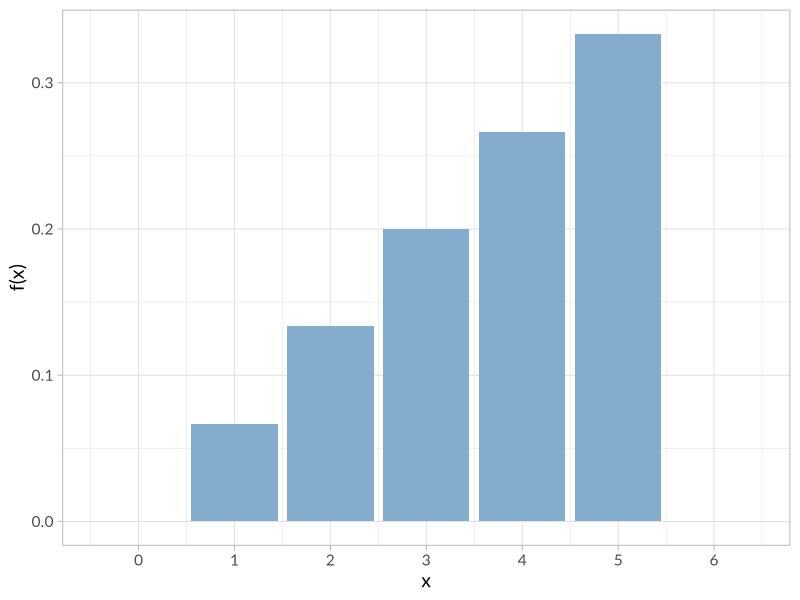
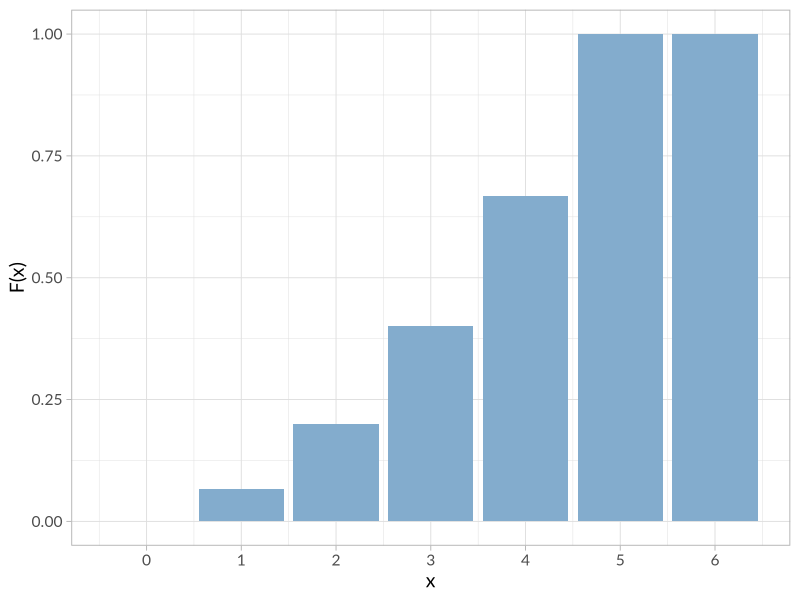
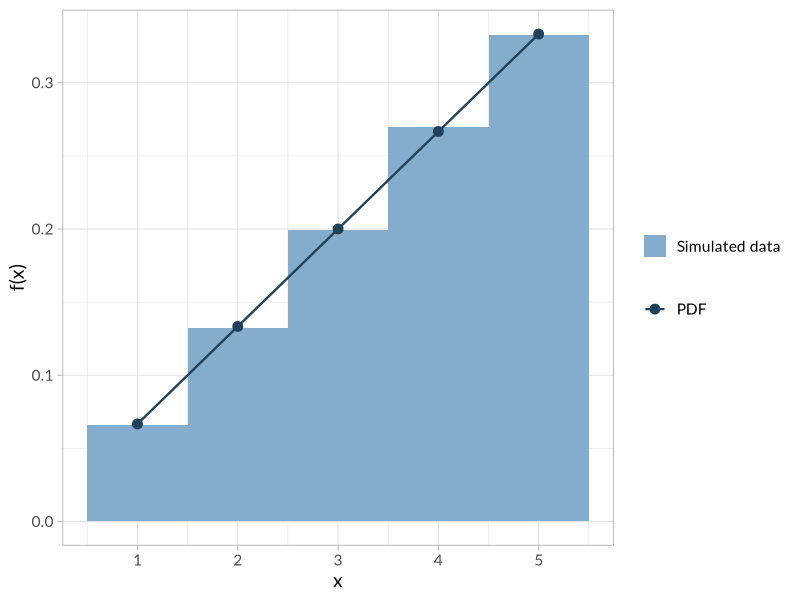
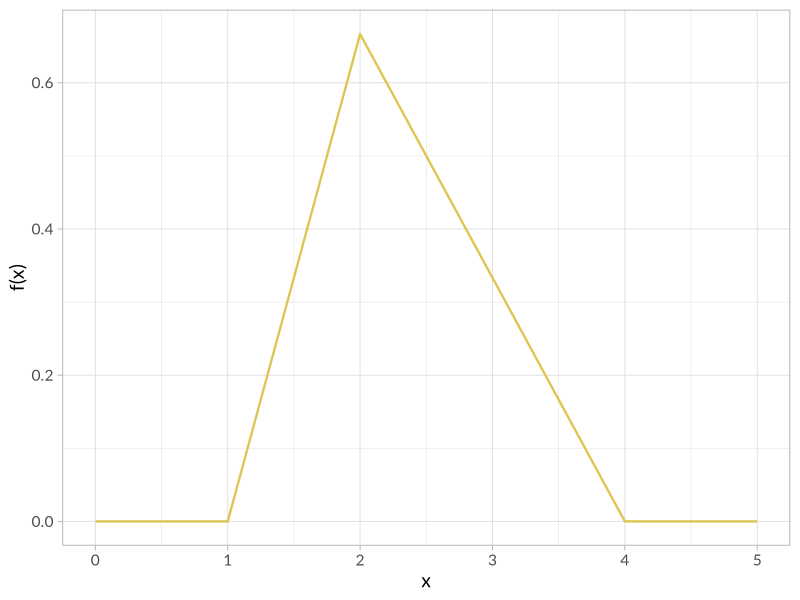
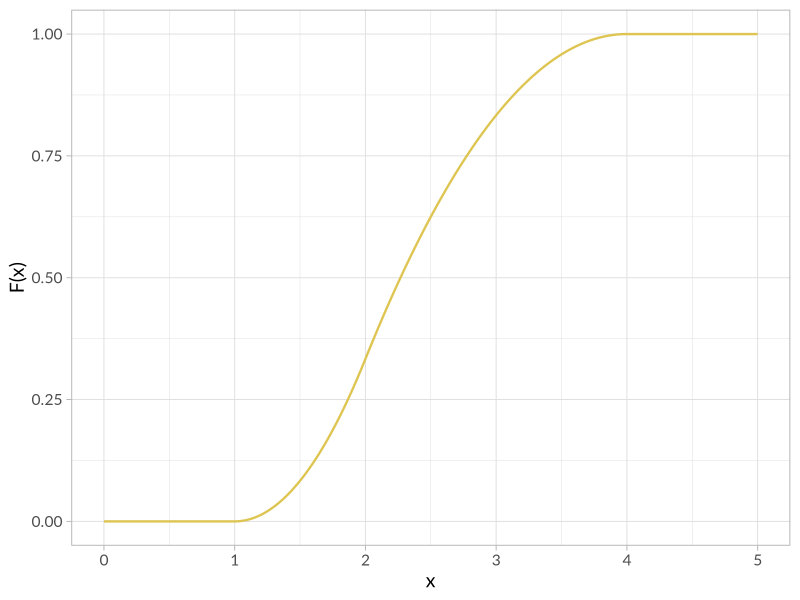
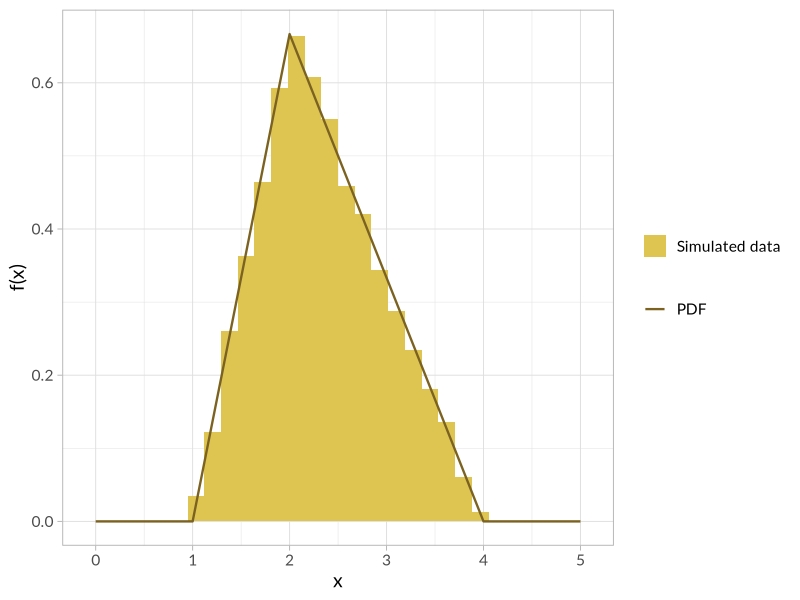
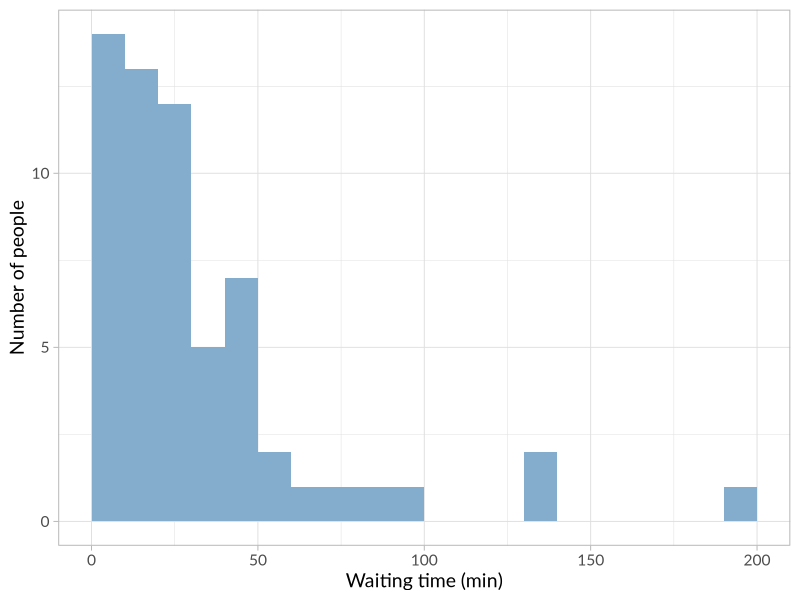

R code for these plots, in order:
## ---- chunk 1
knitr::opts_chunk$set(dev = "svg")
## ---- chunk 2
# probability density function
dunif5 <- function(x) {
    ifelse(x %in% 1:5, x / 15, 0)
}

# cumulative distribution function
punif5 <- function(x) {
    ifelse(x > 4, 1, ifelse(x < 1, 0, x * (x + 1) / 30))
}
## ---- chunk 3
# import ggplot and choose font and palette
library(ggplot2)
theme_set(theme_light(base_size = 14, base_family = "Lato"))
my_pal <- c("#83accd", "#20415a", "#dec552", "#7b6220")
## ---- chunk 4
x <- 0:6
# plot the pdf
ggplot() +
    geom_col(aes(x = x, y = dunif5(x)), fill = my_pal[1]) +
    scale_x_continuous(breaks = x) +
    labs(x = "x", y = "f(x)")
## ---- chunk 5
# plot the cdf
ggplot() +
    geom_col(aes(x = x, y = punif5(x)), fill = my_pal[1]) +
    scale_x_continuous(breaks = x) +
    labs(x = "x", y = "F(x)")
## ---- chunk 6
x <- 1:5
fx <- dunif5(x)

cat("Mean =", mu <- sum(x * fx))
cat("Variance =", sum((x - mu)^2 * fx))
## ---- chunk 7
cat("E[k(6 - k)] =", sum(x * (6 - x) * fx))
## ---- chunk 8
# n = number of samples
runif5 <- function(n) {
    x <- 1:5
    sapply(runif(n), function(r) x[which(punif5(x) > r)[1]])
}
## ---- chunk 9
sample <- runif5(1e5)
x <- 1:5
fx <- dunif5(x)

ggplot() +
    geom_histogram(
        aes(x = sample, y = after_stat(density), fill = "hist"),
        binwidth = 1
    ) +
    geom_point(aes(x = x, y = fx, colour = "pdf"), size = 3) +
    geom_line(aes(x = x, y = fx, colour = "pdf"), linewidth = 0.8) +
    scale_fill_manual(values = my_pal[1], labels = "Simulated data") +
    scale_colour_manual(values = my_pal[2], labels = "PDF") +
    labs(x = "x", y = "f(x)", colour = NULL, fill = NULL)
## ---- chunk 10
dtriang <- function(x, a = 0, c = 0.5, b = 1) {
    ifelse(a <= x & x < c,
           2 * (x - a) / ((b - a) * (c - a)),
           ifelse(c <= x & x <= b,
                  2 * (b - x) / ((b - a) * (b - c)),
                  0))
}
## ---- chunk 11
x <- seq(0, 5, by = 0.01)
fx <- dtriang(x, 1, 2, 4)

ggplot() +
    geom_line(aes(x = x, y = fx), colour = my_pal[3], linewidth = 0.8) +
    labs(x = "x", y = "f(x)")
## ---- chunk 12
ptriang <- function(x, a = 0, c = 0.5, b = 1) {
    ifelse(a <= x & x < c,
           (x - a)^2 / ((b - a) * (c - a)),
           ifelse(c <= x & x < b,
                  1 - (b - x)^2 / ((b - a) * (b - c)),
                  ifelse(x >= b, 1, 0)))
}

ggplot() +
    geom_line(
        aes(x = x, y = ptriang(x, 1, 2, 4)),
        colour = my_pal[3],
        linewidth = 0.8
    ) +
    labs(x = "x", y = "F(x)")
## ---- chunk 13
qtriang <- function(p, a = 0, c = 0.5, b = 1) {
    pc <- (c - a) / (b - a)
    ifelse(p < pc,
           a + sqrt(p * (b - a) * (c - a)),
           b - sqrt((1 - p) * (b - a) * (b - c)))
}

rtriang <- function(n, a = 0, c = 0.5, b = 1) {
    qtriang(runif(n), a, c, b)
}
## ---- chunk 14
x <- seq(0, 5, by = 0.01)
fx <- dtriang(x, 1, 2, 4)
sample <- rtriang(1e4, 1, 2, 4)

ggplot() +
    geom_histogram(
        aes(x = sample, y = after_stat(density), fill = "hist"),
        bins = 30
    ) +
    geom_line(aes(x = x, y = fx, colour = "pdf"), linewidth = 0.8) +
    scale_fill_manual(values = my_pal[3], labels = "Simulated data") +
    scale_colour_manual(values = my_pal[4], labels = "PDF") +
    labs(x = "x", y = "f(x)", colour = NULL, fill = NULL)
## ---- chunk 15
sample <- rexp(60, 1 / 30)

ggplot() +
    geom_histogram(
        aes(x = sample),
        boundary = 0,
        fill = my_pal[1],
        binwidth = 10
    ) +
    scale_y_continuous(breaks = scales::pretty_breaks()) +
    labs(x = "Waiting time (min)", y = "Number of people")
## ---- chunk 16
cat("P(t < 12) =", pexp(12, 1 / 30))
## ---- chunk 17
cat("Sample average =", mean(sample))
## ---- chunk 18
integrate(function(x) x * dexp(x, 1 / 30), 0, Inf)
